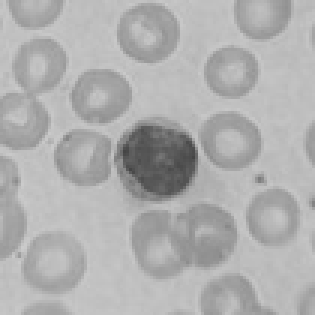
#> input picture TDImage/LymphocyteGray.jpg, 105 x 105 px, shrunk from 256 x 256 before the run (shown 3 times larger)
$ jupyter execute --allow-errors 4_filters.ipynb
#> lines starting #> are read from the running program, lines starting #| are printed output that depends on the picture; after the words box and inside, x2 and y2 are one past the last pixel; in counts of white or black regions, pixels touching at a corner belong together
## Filters

### 3.4 Load and represent image

Load the image `LymphocyteGray.jpg` with the imread command. Plot this image as well as its amplitude and phase spectra. In order to better visualize the low amplitude spectral components, you can use a **dB** scale. Discuss the graphs.

[cell 1]
# Load packages
import numpy as np
import matplotlib.pyplot as plt

# Load image
im0 = plt.imread('TDImage/LymphocyteGray.jpg')
#> im0 is the input picture: shape (105, 105); min 68, max 203, mean 175.2
Lx = im0.shape[0]   # number of pixels in x-direction
#> Lx = 105
Ly = im0.shape[1]   # number of pixels in y-direction
#> Ly = 105


# FT in 2D
ff0=np.fft.fftshift(np.fft.fft2(np.fft.fftshift(im0)))
# arrange that in subplots
fig, ax = plt.subplots(1, 3, figsize=(15, 5))
ax[0].imshow(im0, cmap='gray')
ax[0].set_title('Original image')
ax[1].imshow(10 * np.log10(np.abs(ff0)), cmap='gray')   # dB scale
ax[1].set_title('Fourier transform')
ax[2].imshow(np.angle(ff0), cmap='gray')
ax[2].set_title('Phase')

### 3.5 Inverse FT

Going back fromt the FT to the original image using `ifft2` on the **absolute value of the FT**.

[cell 2]
# Compute inverse FT
im1=np.fft.fftshift(np.fft.ifft2(np.fft.fftshift(np.abs(ff0))))
# Plot
fig, ax = plt.subplots(1, 2, figsize=(10, 5))
ax[0].imshow(im0, cmap='gray')
ax[0].set_title('Original image')
ax[1].imshow(np.abs(im1), cmap='gray')
ax[1].set_title('Inverse FT of abs(FT)')

#### So, which is the value of the phase in image processing?

### 3.6 Low Pass Filter

Create a low pass filter,
$$F_{LP} (i,j) = \left\{ \begin{array}{ll} 1 & \text{if} \; (i-Lx/2)^2 + (j-Ly/2)^2 \leq r^2 \\ \\ 0 & \text{otherwise} \end{array} \right.$$
where we set the radius to be $r=20$.

[cell 3]
# LP filter creation
lp_filter = np.zeros(im0.shape)
# Parameters definition
r = 20
for i in range(Lx):
    for j in range(Ly):
        if (i-Lx/2)**2 + (j-Ly/2)**2 < r**2:
            lp_filter[i,j] = 1
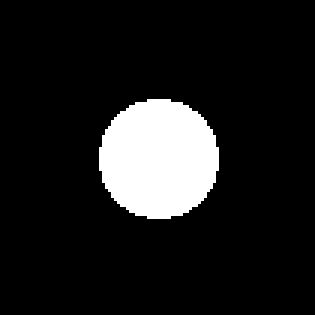
#> lp_filter: shape (105, 105) float64 (shown 3 times larger); values 0 (black) and 1 (white), 11.5% white; 1 white region, box (x1, y1, x2, y2) and area: (33, 33, 73, 73) 1264

Plot it using the `imagesc` matlab function, which is akin to setting a determined extent and aspect.

[cell 4]
# Plot the filter
plt.imshow(lp_filter, cmap='gray', extent=[0, 1, 0, 1])
plt.title('Low-pass filter')
plt.show()

Apply the low pass filter to an image and plot the spectrum.

[cell 5]
lp_ff0 = lp_filter * ff0

# Plot the spectrum in dB scale
plt.imshow(10 * np.log10(np.abs(lp_ff0)), cmap='gray')
plt.title('Low-pass filtered spectrum')
plt.show()

Calculate the inverse FT and draw it.

[cell 6]
lp_im0 = np.fft.fftshift(np.fft.ifft2(np.fft.fftshift(lp_ff0)))

# Plot the filtered image
fig, ax = plt.subplots(1, 2, figsize=(10, 5))
ax[0].imshow(im0, cmap='gray')
ax[0].set_title('Original image')
ax[1].imshow(np.abs(lp_im0), cmap='gray')
ax[1].set_title('Filtered image')

#### Discuss the result of this image and the potiential use of this filter.

### 3.7 High Pass Filter

Create a high pass filter,
$$F_{HP} (i,j) = \left\{ \begin{array}{ll} 0 & \text{if} \; (i-Lx/2)^2 + (j-Ly/2)^2 \leq r^2 \\ \\ 1 & \text{otherwise} \end{array} \right.$$
where we set the radius to be $r=20$.

[cell 7]
# HP filter creation
hp_filter = np.ones(im0.shape)
# Parameters definition
r = 20
for i in range(Lx):
    for j in range(Ly):
        if (i-Lx/2)**2 + (j-Ly/2)**2 < r**2:
            hp_filter[i,j] = 0

Plot it using the `imagesc` matlab function, which is akin to setting a determined extent and aspect.

[cell 8]
# Plot the filter
plt.imshow(hp_filter, cmap='gray')
plt.title('High-pass filter')
plt.show()

Apply the high pass filter to an image and plot the spectrum.

[cell 9]
hp_ff0 = hp_filter * ff0

# Plot the spectrum in dB scale
plt.imshow(10 * np.log10(np.abs(hp_ff0)), cmap='gray')
plt.title('Low-pass filtered spectrum')
plt.show()

Calculate the inverse FT and draw it.

[cell 10]
hp_im0 = np.fft.fftshift(np.fft.ifft2(np.fft.fftshift(hp_ff0)))

# Plot the filtered image
fig, ax = plt.subplots(1, 2, figsize=(10, 5))
ax[0].imshow(im0, cmap='gray')
ax[0].set_title('Original image')
ax[1].imshow(np.abs(hp_im0), cmap='gray')
ax[1].set_title('Filtered image')
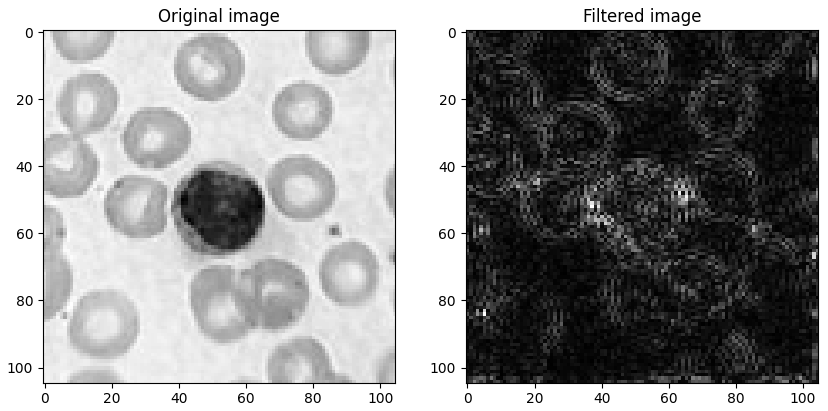
#> figure drawn by matplotlib, 2 panels

#### Which characteristic in the filter shape leads to the visible oscillations in the filtered image?

### 3.8 Same analysis for the Gaussian filter and Butterworth filter
Create a Gaussian filter,
$$G_{LP} (i,j) = \exp{\left(- \frac{(i - Lx/2)^2 + (j - Ly/2)^2}{\sigma^2} \right)}$$
where we set $\sigma=20$.

[cell 11]
# HP filter creation
gg_filter = np.ones(im0.shape)
# Parameters definition
sig = 20
for i in range(Lx):
    for j in range(Ly):
        gg_filter[i,j] = np.exp(-((i-Lx/2)**2 + (j-Ly/2)**2) / sig**2)
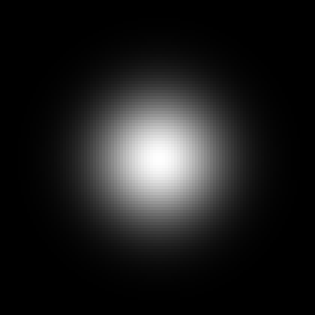
#> gg_filter: shape (105, 105) float64 (shown 3 times larger); min 1.03e-06, max 0.999, mean 0.114

# Plot the filter
plt.imshow(gg_filter, cmap='gray')
plt.title('Gaussian filter')
plt.show()

Apply the Gaussian filter to an image and plot the spectrum.

[cell 12]
gg_ff0 = gg_filter * ff0

# Plot the spectrum in dB scale
plt.imshow(10 * np.log10(np.abs(gg_ff0)), cmap='gray')
plt.title('Low-pass filtered spectrum')
plt.show()
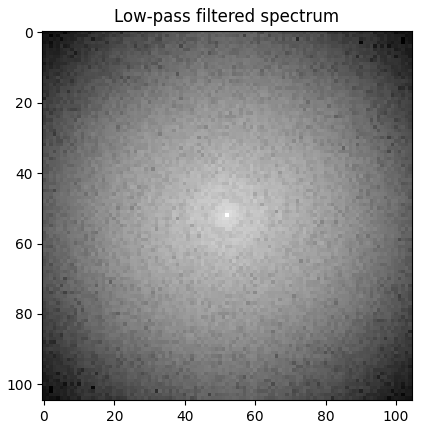
#> figure drawn by matplotlib, 1 panel

Calculate the inverse FT and draw it.

[cell 13]
gg_im0 = np.fft.fftshift(np.fft.ifft2(np.fft.fftshift(gg_ff0)))

# Plot the filtered image
fig, ax = plt.subplots(1, 2, figsize=(10, 5))
ax[0].imshow(im0, cmap='gray')
ax[0].set_title('Original image')
ax[1].imshow(np.abs(gg_im0), cmap='gray')
ax[1].set_title('Filtered image')

and the Butterworth filter,
$$B_{LP} (i,j) = \frac{1}{1 + \left( \frac{(i-Lx/2)^2 + (j-Ly/2)^2}{\tau^2}\right)^n} $$
where we set $\tau=20$, and $n$ is the order of the filter.

[cell 14]
# Butterworth filter creation
bw_filter = np.ones(im0.shape)
# Parameters definition
tau = 20
n = 2   # Order of the filter
for i in range(Lx):
    for j in range(Ly):
        bw_filter[i,j] = 1 / (1 + (((i-Lx/2)**2 + (j-Ly/2)**2) / tau**2) ** n)
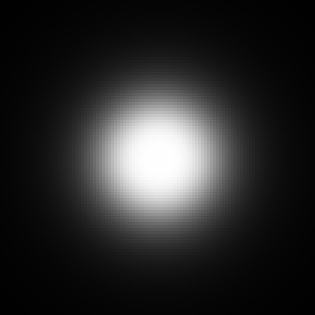
#> bw_filter: shape (105, 105) float64 (shown 3 times larger); min 0.00524, max 1, mean 0.166

# Plot the filter
plt.imshow(bw_filter, cmap='gray')
plt.title('Butterworth filter')
plt.show()

Apply the Butterworth filter to an image and plot the spectrum.

[cell 15]
bw_ff0 = bw_filter * ff0

# Plot the spectrum in dB scale
plt.imshow(10 * np.log10(np.abs(bw_ff0)), cmap='gray')
plt.title('Low-pass filtered spectrum')
plt.show()
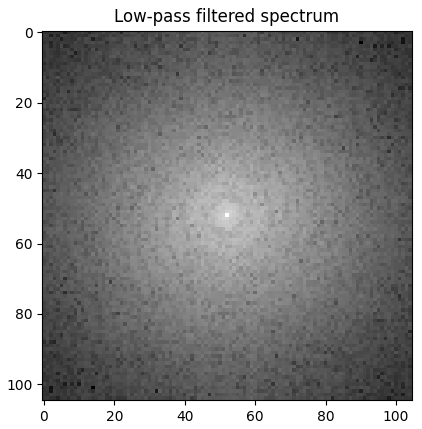
#> figure drawn by matplotlib, 1 panel

Calculate the inverse FT and draw it.

[cell 16]
bw_im0 = np.fft.fftshift(np.fft.ifft2(np.fft.fftshift(bw_ff0)))

# Plot the filtered image
fig, ax = plt.subplots(1, 2, figsize=(10, 5))
ax[0].imshow(im0, cmap='gray')
ax[0].set_title('Original image')
ax[1].imshow(np.abs(bw_im0), cmap='gray')
ax[1].set_title('Filtered image')

#### What are the advantages of such filters compared to the rectangular one?

### 3.9 Load other images and compare amplitude spectra

Link their spectral characteristics to the spatial features of the images.

[cell 17]
# Load different images and plot them and spectra
im1 = plt.imread('TDImage/Amaranth.jpg')
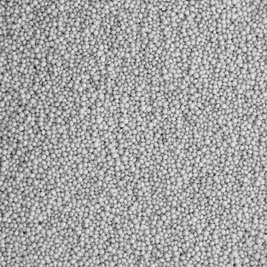
#> input picture TDImage/Amaranth.jpg, 267 x 267 px, shrunk from 650 x 650 before the run
#> im1 is the input picture: shape (267, 267); min 15, max 244, mean 164.9
im2 = plt.imread('TDImage/Bricks.jpg')
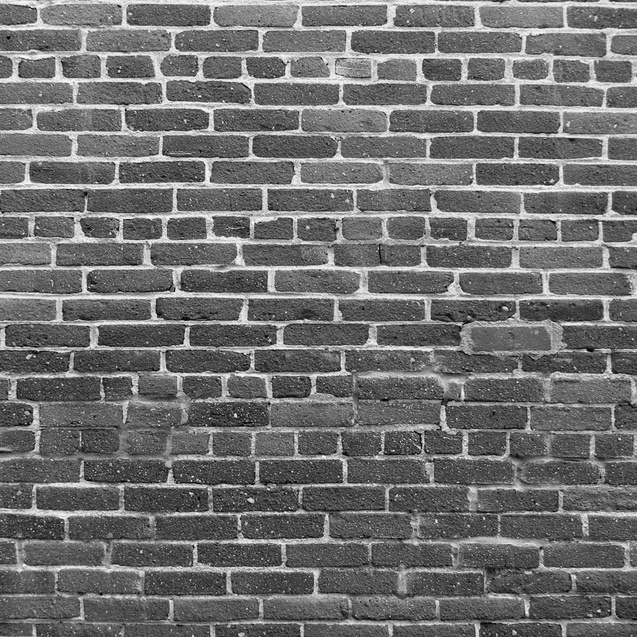
#> input picture TDImage/Bricks.jpg, 637 x 637 px, shrunk from 1552 x 1552 before the run
#> im2 is the input picture: shape (637, 637, 3); min 0, max 255, mean 111.6
im3 = plt.imread('TDImage/Coupleur.jpg')
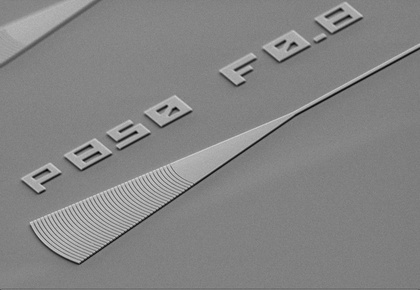
#> input picture TDImage/Coupleur.jpg, 420 x 290 px, shrunk from 1024 x 706 before the run
#> im3 is the input picture: shape (290, 420, 3); min 0, max 216, mean 132.2
im4 = plt.imread('TDImage/Spiral.jpg')
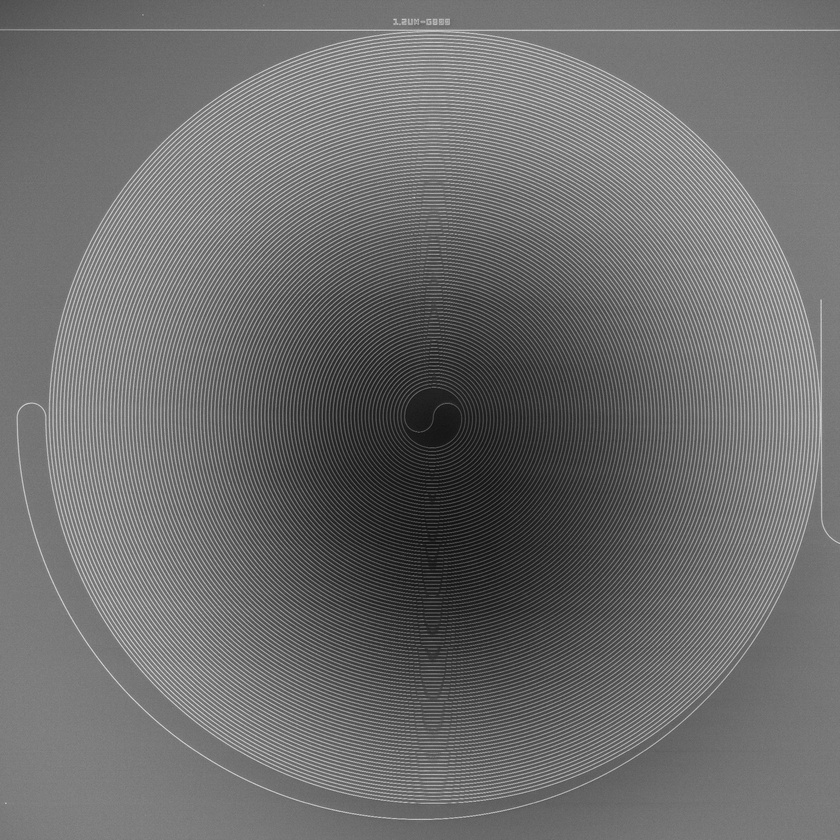
#> input picture TDImage/Spiral.jpg, 840 x 840 px, shrunk from 2048 x 2048 before the run
#> im4 is the input picture: shape (840, 840, 3); min 10, max 215, mean 109.5

# FT in 2D
ff1=np.fft.fftshift(np.fft.fft2(np.fft.fftshift(im1)))
ff2=np.fft.fftshift(np.fft.fft2(np.fft.fftshift(im2[:,:,0])))
ff3=np.fft.fftshift(np.fft.fft2(np.fft.fftshift(im3[:,:,0])))
ff4=np.fft.fftshift(np.fft.fft2(np.fft.fftshift(im4[:,:,0])))

# arrange that in subplots
fig, ax = plt.subplots(2, 4, figsize=(15, 10))
ax[0,0].imshow(im1, cmap='gray')
ax[0,0].set_title('Original image')
ax[0,0].axis('off')
ax[0,1].imshow(10 * np.log10(np.abs(ff1)), cmap='gray')   # dB scale
ax[0,1].set_title('FT')
ax[0,1].axis('off')
#> (the rest of this cell did not finish here and is left out)
